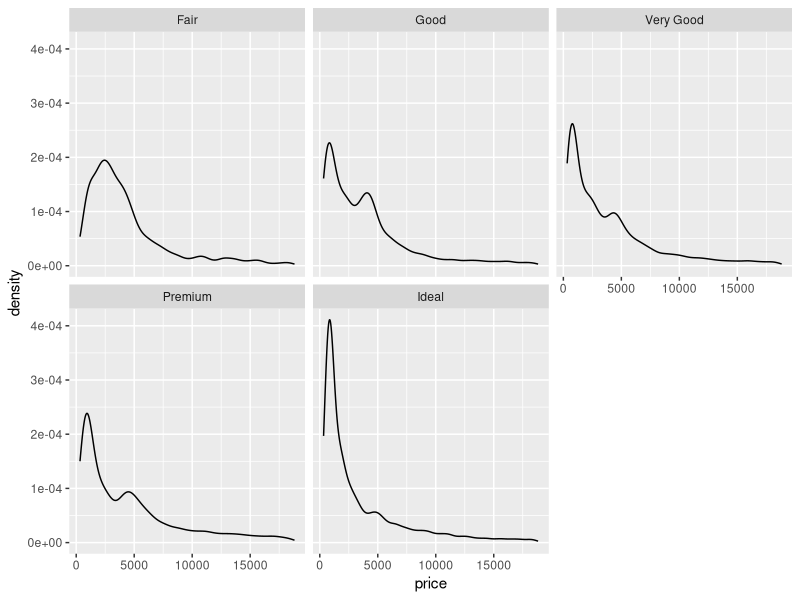
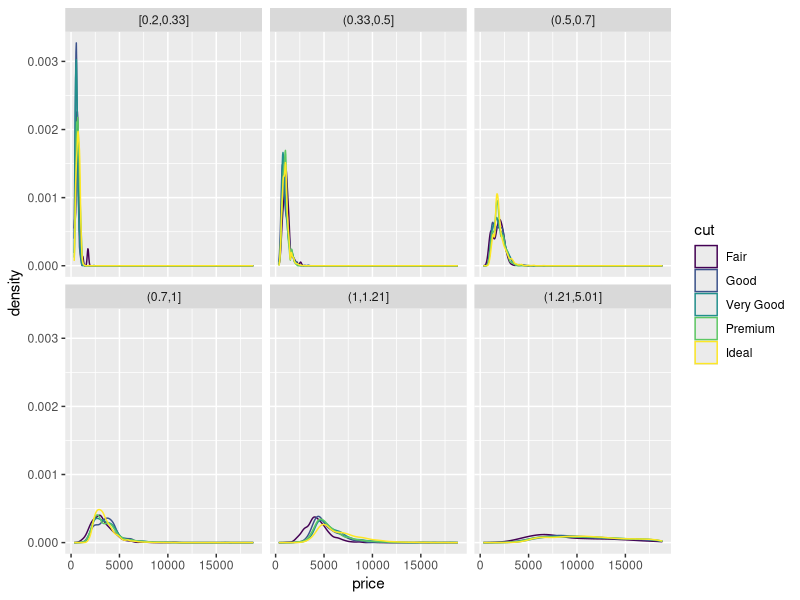
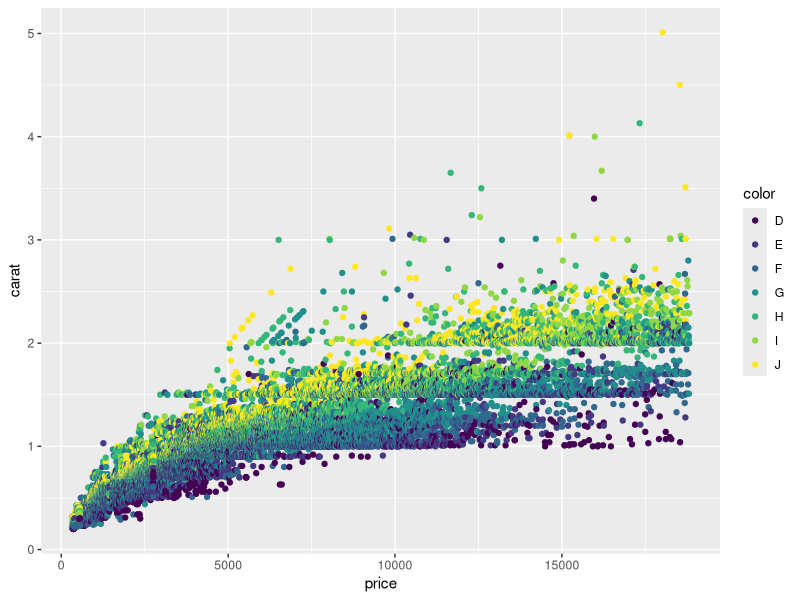
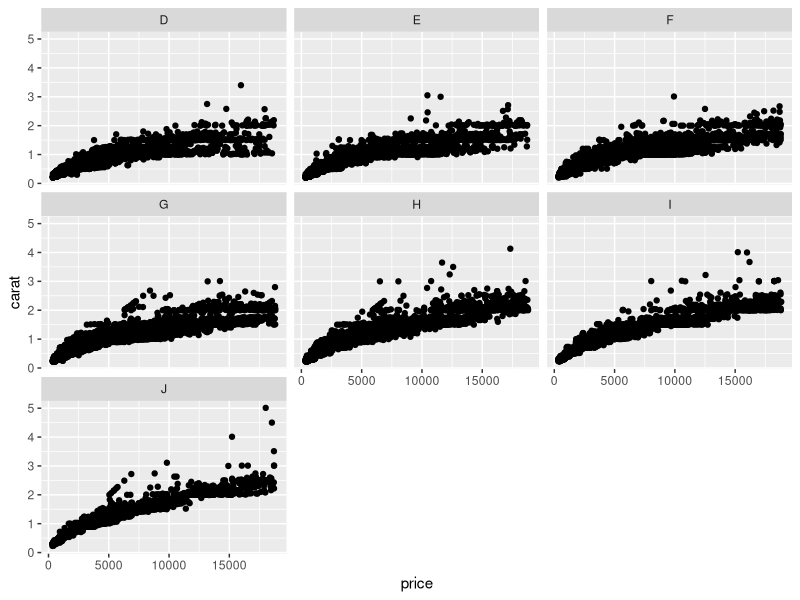
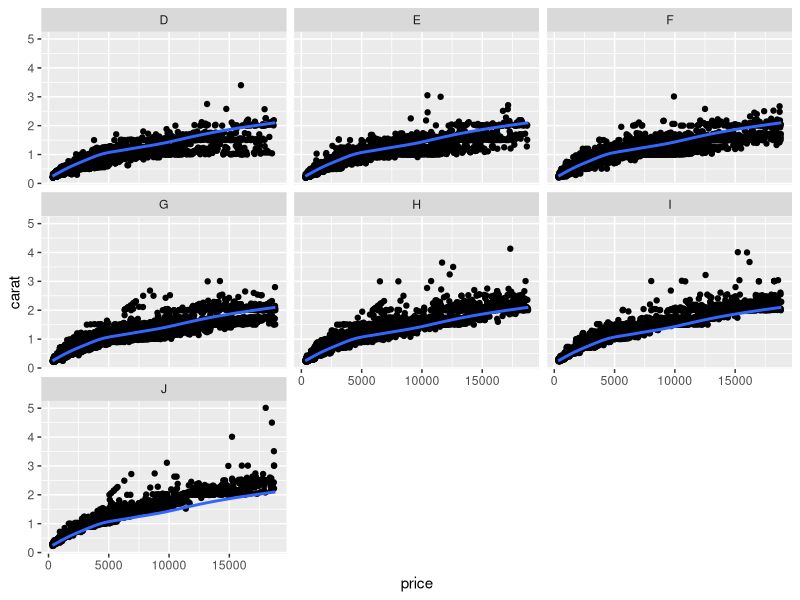
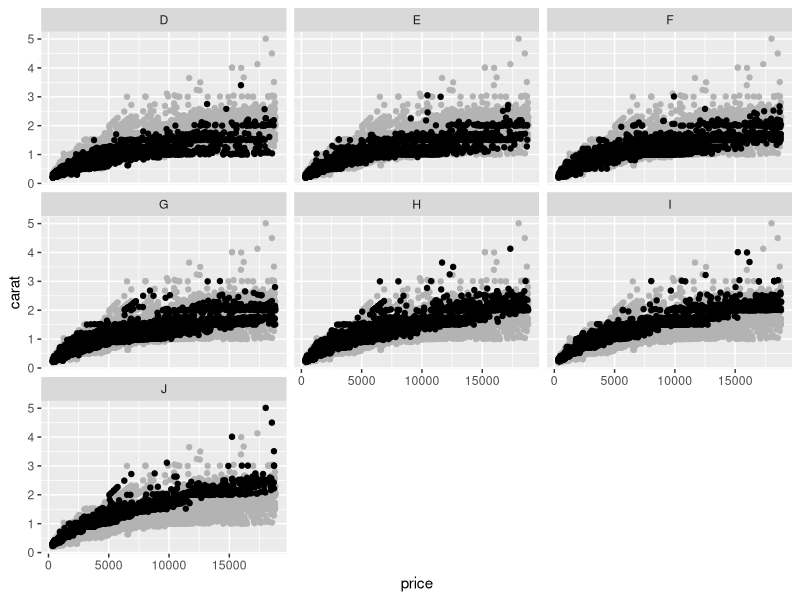
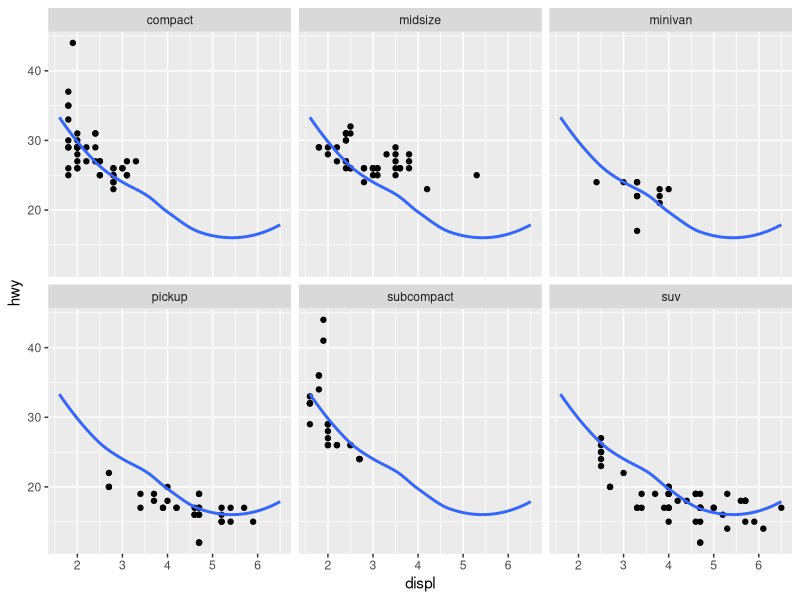

R code for these plots, in order:
## ---- chunk 1
library(tidyverse)

## ---- chunk 2

# facet by cut and group by carat
diamonds %>%
  ggplot() +
  geom_density(aes(price, color = carat)) +
  facet_wrap(~cut)

# facet by carat and group by cut
# need to split the continuous variable in to discrete groups
diamonds %>%
  mutate(carat_n = cut_number(carat, 6)) %>%
  ggplot(aes(price, color = cut)) +
  geom_density() +
  facet_wrap(~carat_n)

## ---- chunk 3

# group by color
diamonds %>%
  ggplot(aes(price, carat, color = color)) +
  geom_point()

# faceting by color
diamonds %>%
  ggplot(aes(price, carat)) +
  facet_wrap(~color) +
  geom_point()

# try annotation with smooth line for whole data set
diamonds_smooth <- dplyr::select(diamonds, -color)
  
diamonds %>%
  ggplot(aes(price, carat)) +
  geom_point() +
  geom_smooth(data = diamonds_smooth, se = FALSE) +
  facet_wrap(~color)

# try annotation as full data set in background
diamonds2 <- dplyr::select(diamonds, -color)

diamonds %>%
  ggplot(aes(price, carat)) +
  geom_point(data = diamonds2, colour = "grey70") +
  geom_point(data = diamonds) +
  facet_wrap(~color)

## ---- chunk 4

# data subset given
mpg2 <- subset(mpg, cyl != 5 & drv %in% c("4", "f") & class != "2seater")

mpg3 <- dplyr::select(mpg2, -class)

ggplot(mpg2, aes(displ, hwy)) +
  geom_point() +
  geom_smooth(data = mpg3, se = FALSE) +
   facet_wrap(~class)

